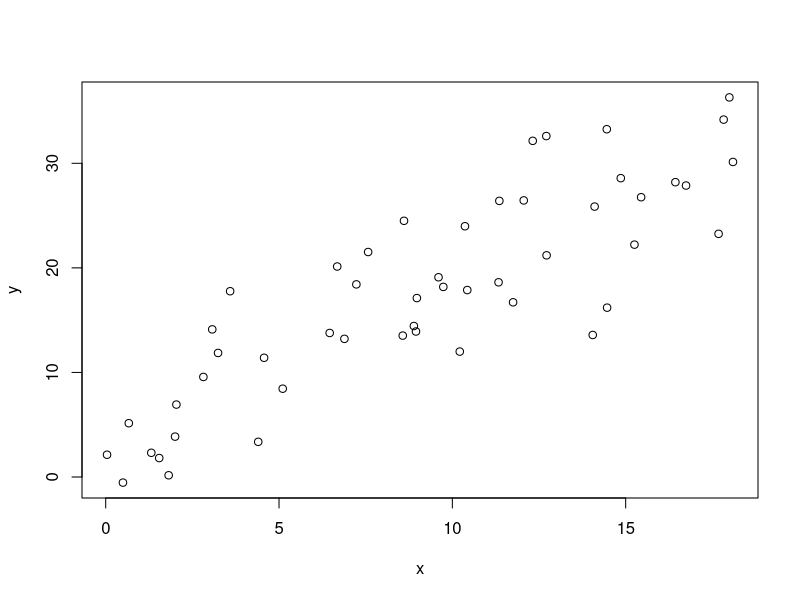
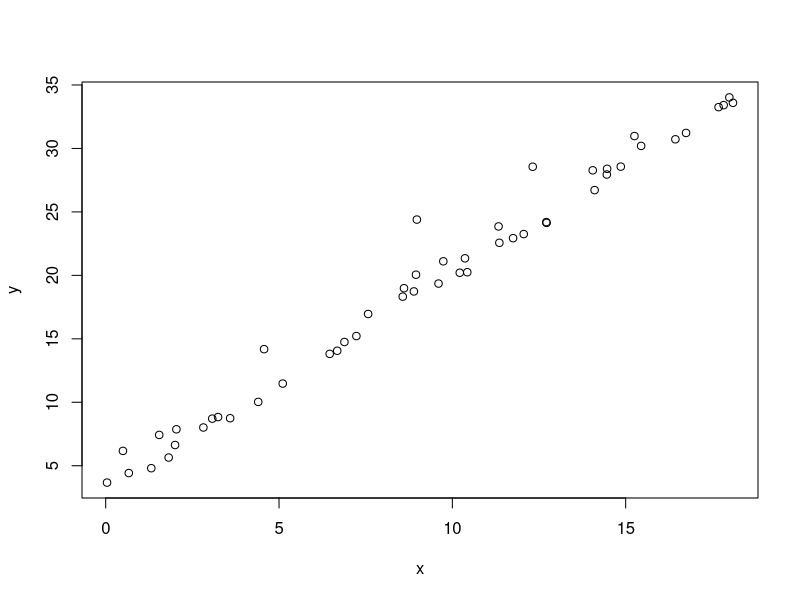
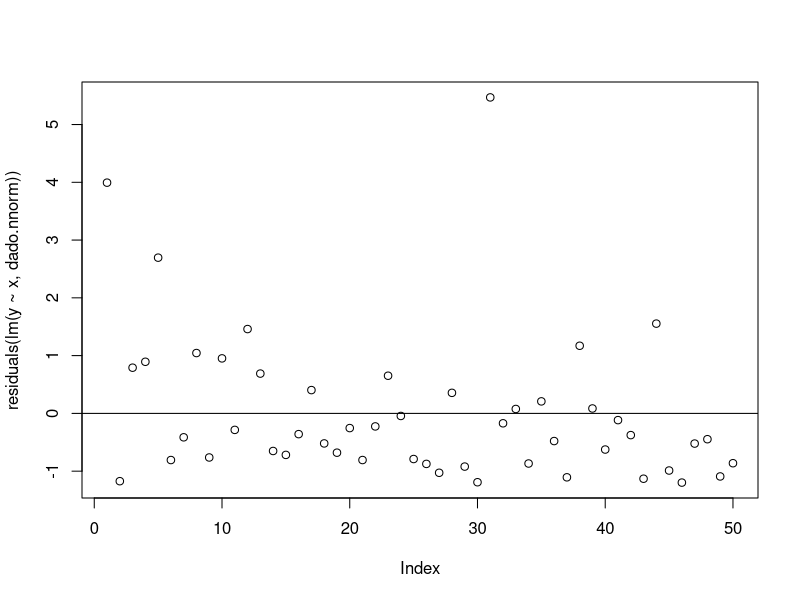
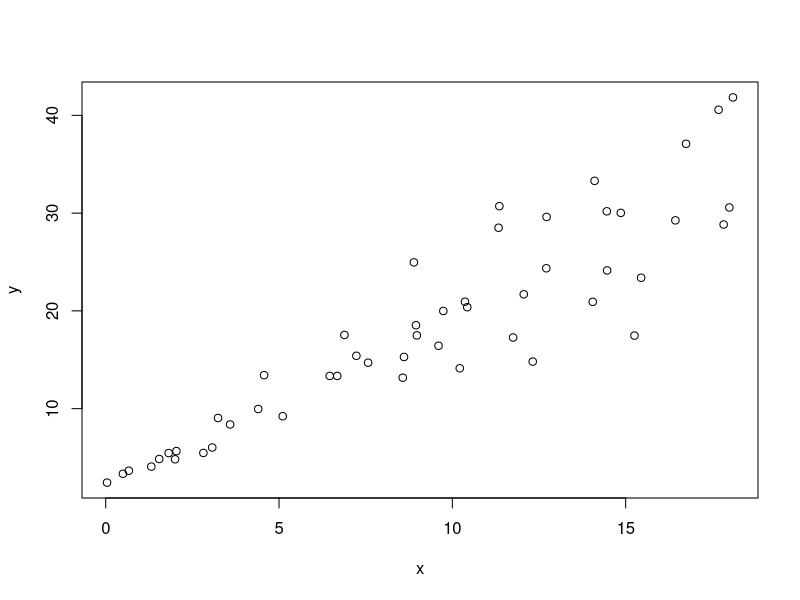
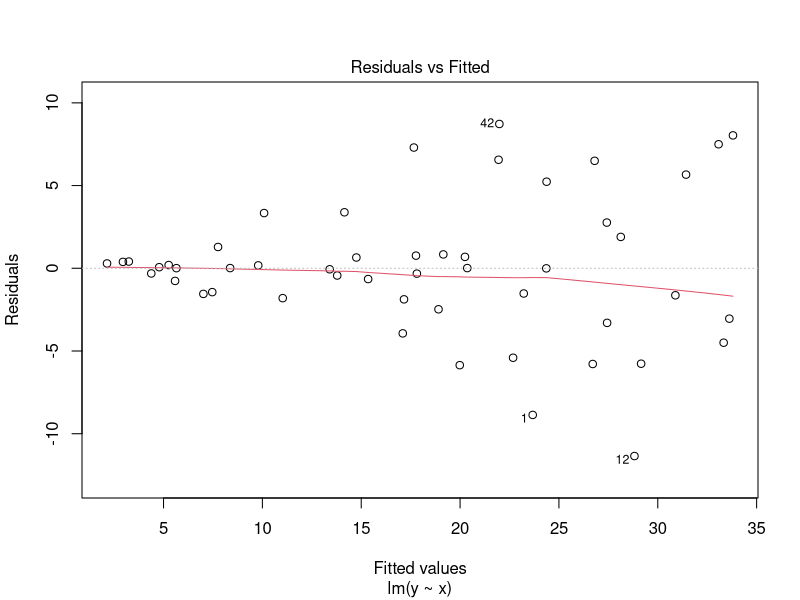
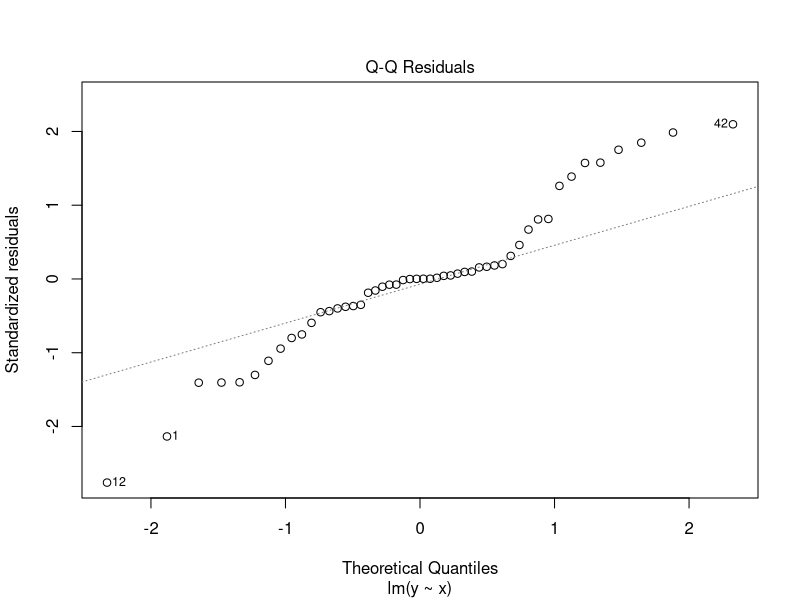
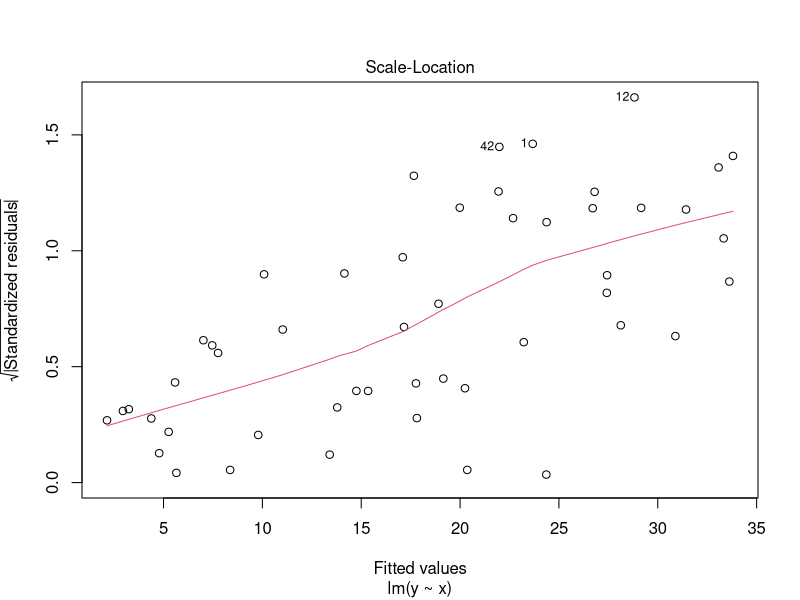
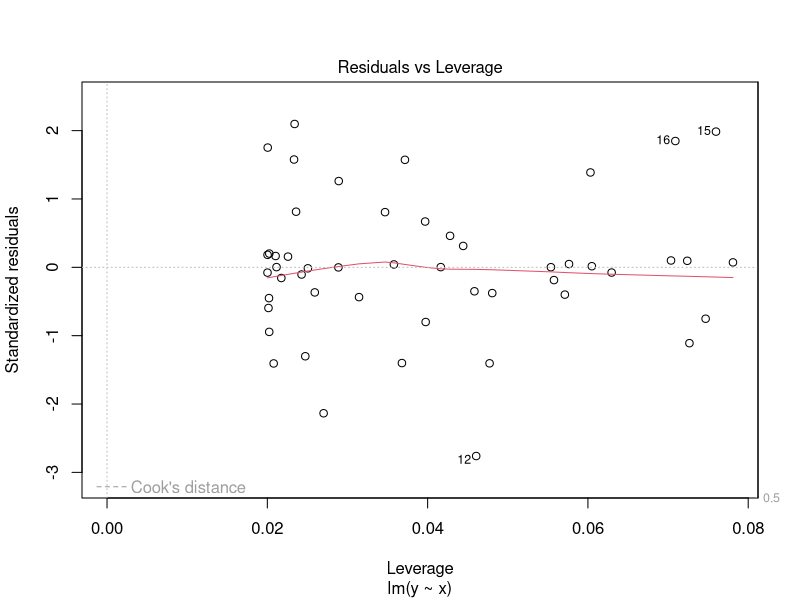

Write R code to recreate these figures, in order. (Note: this script raises an error after producing the figures.)
# Diagnostico e remediaçao de modelos lineares



#Criando dados problemáticos:

#Dado sem problemas:
set.seed(979)
x <- runif(50,0,20)

set.seed(975)
y <- 2.4 + 1.7*x + rnorm(50,0,5)

dado.np <- data.frame(cbind(x,y))

plot(y ~ x, dado.np)

# dado com resíduos não normais

set.seed(3423)
y <- 2.4 + 1.7*x +  rf(50,4,15)

dado.nnorm <- data.frame(cbind(x,y))
plot(y ~ x, dado.nnorm)
plot(residuals(lm(y ~ x, dado.nnorm)))
abline(h=0)
shapiro.test(dado.nnorm$y)

# dado heteroscedastico

set.seed(124)
y <- 2.4 + 1.7*x + rnorm(50,0,1)*0.5*x

dado.heter <- data.frame(cbind(x,y))
plot(y ~ x, dado.heter)
plot(lm(y ~ x, dado.heter))
shapiro.test(dado.heter$y)

# dado correlacionado
keeling <- read.csv('keeling.csv')
plot(interp ~ data.dec, keeling[-c(1:550),])
m <- lm(media ~ data.dec, keeling[-c(1:550),])
abline(m)
plot(predict(m),residuals(m),,type='l')